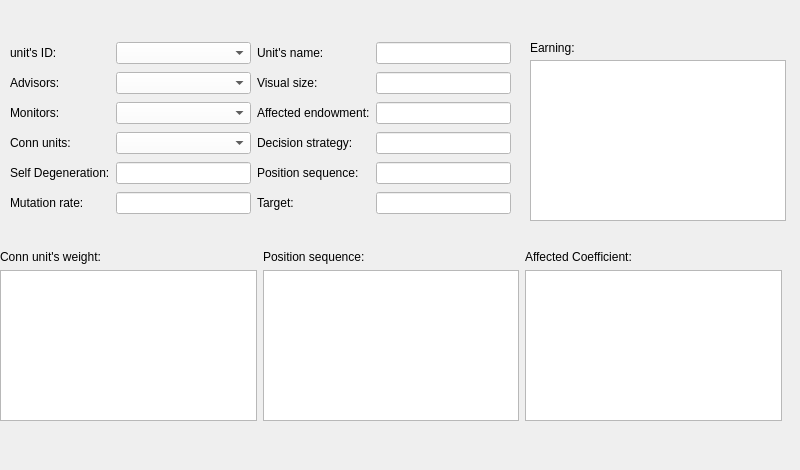
   <widget class="QWidget" name="unitTab_2">
    <attribute name="title">
     <string>Units</string>
    </attribute>
    <widget class="QWidget" name="widget_3" native="true">
     <property name="geometry">
      <rect>
       <x>0</x>
       <y>0</y>
       <width>791</width>
       <height>461</height>
      </rect>
     </property>
     <widget class="QLabel" name="label_50">
      <property name="geometry">
       <rect>
        <x>530</x>
        <y>40</y>
        <width>111</width>
        <height>16</height>
       </rect>
      </property>
      <property name="text">
       <string>Earning:</string>
      </property>
     </widget>
     <widget class="QGraphicsView" name="graphicsView_20">
      <property name="geometry">
       <rect>
        <x>530</x>
        <y>60</y>
        <width>256</width>
        <height>161</height>
       </rect>
      </property>
      <property name="styleSheet">
       <string notr="true"/>
      </property>
     </widget>
     <widget class="QWidget" name="layoutWidget_3">
      <property name="geometry">
       <rect>
        <x>10</x>
        <y>40</y>
        <width>501</width>
        <height>181</height>
       </rect>
      </property>
      <layout class="QGridLayout" name="gridLayout_3">
       <item row="0" column="0">
        <widget class="QLabel" name="label_107">
         <property name="text">
          <string>unit's ID:</string>
         </property>
        </widget>
       </item>
       <item row="0" column="1">
        <widget class="QComboBox" name="comboBox_5">
         <property name="styleSheet">
          <string notr="true">background-color: rgb(255, 255, 255);</string>
         </property>
        </widget>
       </item>
       <item row="0" column="2">
        <widget class="QLabel" name="label_118">
         <property name="text">
          <string>Unit's name:</string>
         </property>
        </widget>
       </item>
       <item row="0" column="3">
        <widget class="QLineEdit" name="lineEdit_65">
         <property name="styleSheet">
          <string notr="true">background-color: rgb(255, 255, 255);</string>
         </property>
         <property name="text">
          <string/>
         </property>
        </widget>
       </item>
       <item row="1" column="0">
        <widget class="QLabel" name="label_113">
         <property name="text">
          <string>Advisors:</string>
         </property>
        </widget>
       </item>
       <item row="1" column="1">
        <widget class="QComboBox" name="comboBox_7">
         <property name="styleSheet">
          <string notr="true">background-color: rgb(255, 255, 255);</string>
         </property>
        </widget>
       </item>
       <item row="1" column="2">
        <widget class="QLabel" name="label_110">
         <property name="text">
          <string>Visual size:</string>
         </property>
        </widget>
       </item>
       <item row="1" column="3">
        <widget class="QLineEdit" name="lineEdit_60">
         <property name="styleSheet">
          <string notr="true">background-color: rgb(255, 255, 255);</string>
         </property>
         <property name="text">
          <string/>
         </property>
        </widget>
       </item>
       <item row="2" column="0">
        <widget class="QLabel" name="label_114">
         <property name="text">
          <string>Monitors:</string>
         </property>
        </widget>
       </item>
       <item row="2" column="1">
        <widget class="QComboBox" name="comboBox_17">
         <property name="styleSheet">
          <string notr="true">background-color: rgb(255, 255, 255);
</string>
         </property>
        </widget>
       </item>
       <item row="2" column="2">
        <widget class="QLabel" name="label_111">
         <property name="text">
          <string>Affected endowment:</string>
         </property>
        </widget>
       </item>
       <item row="2" column="3">
        <widget class="QLineEdit" name="lineEdit_61">
         <property name="styleSheet">
          <string notr="true">background-color: rgb(255, 255, 255);</string>
         </property>
         <property name="text">
          <string/>
         </property>
        </widget>
       </item>
       <item row="3" column="0">
        <widget class="QLabel" name="label_117">
         <property name="text">
          <string>Conn units:</string>
         </property>
        </widget>
       </item>
       <item row="3" column="1">
        <widget class="QComboBox" name="comboBox_8">
         <property name="styleSheet">
          <string notr="true">background-color: rgb(255, 255, 255);</string>
         </property>
        </widget>
       </item>
       <item row="3" column="2">
        <widget class="QLabel" name="label_112">
         <property name="text">
          <string>Decision strategy:</string>
         </property>
        </widget>
       </item>
       <item row="3" column="3">
        <widget class="QLineEdit" name="lineEdit_62">
         <property name="styleSheet">
          <string notr="true">background-color: rgb(255, 255, 255);</string>
         </property>
         <property name="text">
          <string/>
         </property>
        </widget>
       </item>
       <item row="4" column="0">
        <widget class="QLabel" name="label_108">
         <property name="text">
          <string>Self Degeneration:</string>
         </property>
        </widget>
       </item>
       <item row="4" column="1">
        <widget class="QLineEdit" name="lineEdit_58">
         <property name="styleSheet">
          <string notr="true">background-color: rgb(255, 255, 255);</string>
         </property>
         <property name="text">
          <string/>
         </property>
        </widget>
       </item>
       <item row="4" column="2">
        <widget class="QLabel" name="label_115">
         <property name="text">
          <string>Position sequence:</string>
         </property>
        </widget>
       </item>
       <item row="4" column="3">
        <widget class="QLineEdit" name="lineEdit_63">
         <property name="styleSheet">
          <string notr="true">background-color: rgb(255, 255, 255);</string>
         </property>
         <property name="text">
          <string/>
         </property>
        </widget>
       </item>
       <item row="5" column="0">
        <widget class="QLabel" name="label_109">
         <property name="text">
          <string>Mutation rate:</string>
         </property>
        </widget>
       </item>
       <item row="5" column="1">
        <widget class="QLineEdit" name="lineEdit_59">
         <property name="styleSheet">
          <string notr="true">background-color: rgb(255, 255, 255);</string>
         </property>
         <property name="text">
          <string/>
         </property>
        </widget>
       </item>
       <item row="5" column="2">
        <widget class="QLabel" name="label_119">
         <property name="text">
          <string>Target:</string>
         </property>
        </widget>
       </item>
       <item row="5" column="3">
        <widget class="QLineEdit" name="lineEdit_66">
         <property name="styleSheet">
          <string notr="true">background-color: rgb(255, 255, 255);</string>
         </property>
         <property name="text">
          <string/>
         </property>
        </widget>
       </item>
      </layout>
     </widget>
     <widget class="QWidget" name="layoutWidget_4">
      <property name="geometry">
       <rect>
        <x>0</x>
        <y>250</y>
        <width>782</width>
        <height>171</height>
       </rect>
      </property>
      <layout class="QGridLayout" name="gridLayout_5">
       <item row="0" column="0">
        <widget class="QLabel" name="label_47">
         <property name="text">
          <string>Conn unit's weight:</string>
         </property>
        </widget>
       </item>
       <item row="0" column="1">
        <widget class="QLabel" name="label_48">
         <property name="text">
          <string>Position sequence:</string>
         </property>
        </widget>
       </item>
       <item row="0" column="2">
        <widget class="QLabel" name="label_49">
         <property name="text">
          <string>Affected Coefficient:</string>
         </property>
        </widget>
       </item>
       <item row="1" column="0">
        <widget class="QGraphicsView" name="graphicsView_17">
         <property name="styleSheet">
          <string notr="true"/>
         </property>
        </widget>
       </item>
       <item row="1" column="1">
        <widget class="QGraphicsView" name="graphicsView_18">
         <property name="styleSheet">
          <string notr="true"/>
         </property>
        </widget>
       </item>
       <item row="1" column="2">
        <widget class="QGraphicsView" name="graphicsView_19">
         <property name="styleSheet">
          <string notr="true"/>
         </property>
        </widget>
       </item>
      </layout>
     </widget>
    </widget>
   </widget>
